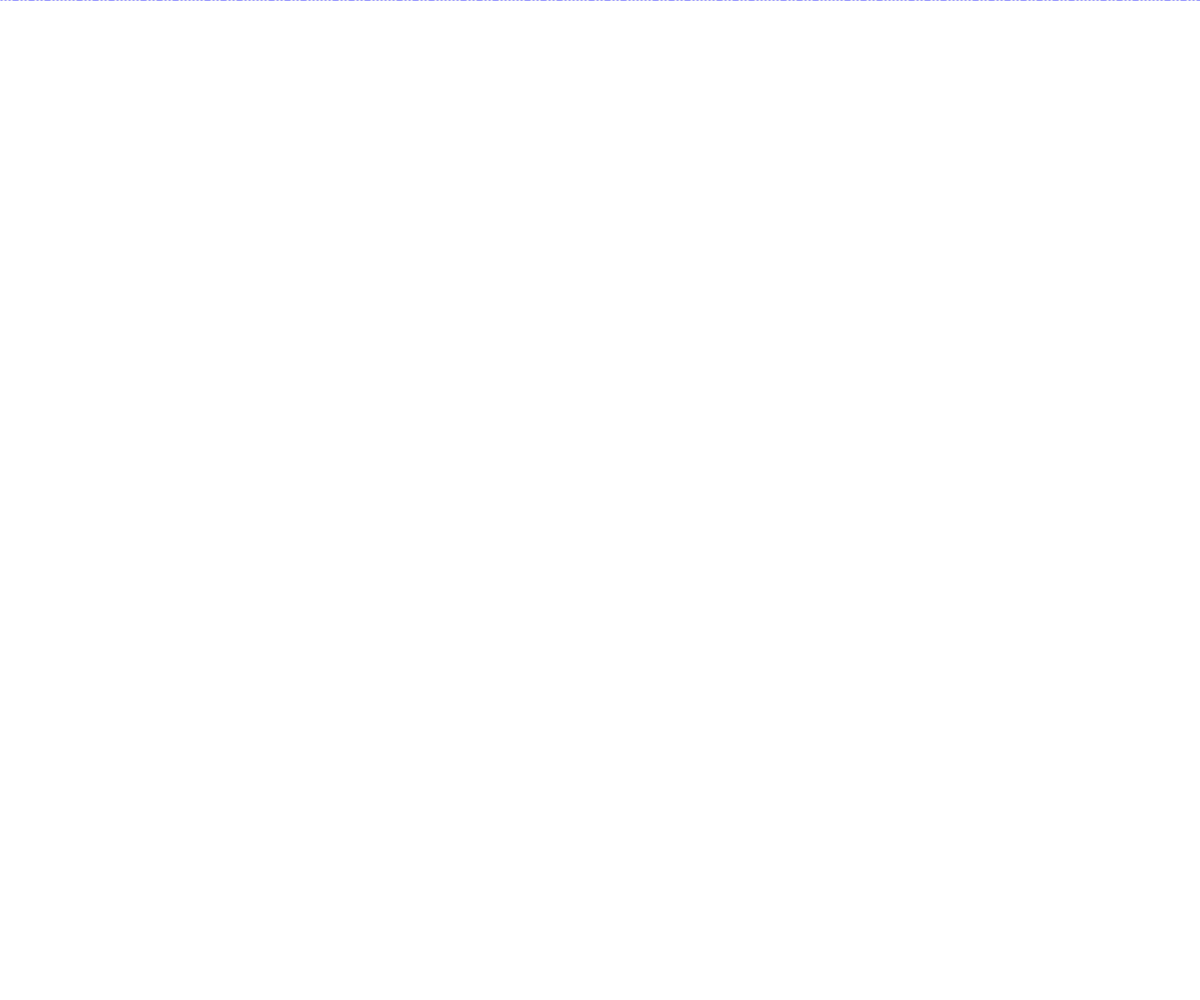
Frame 1 (no input)
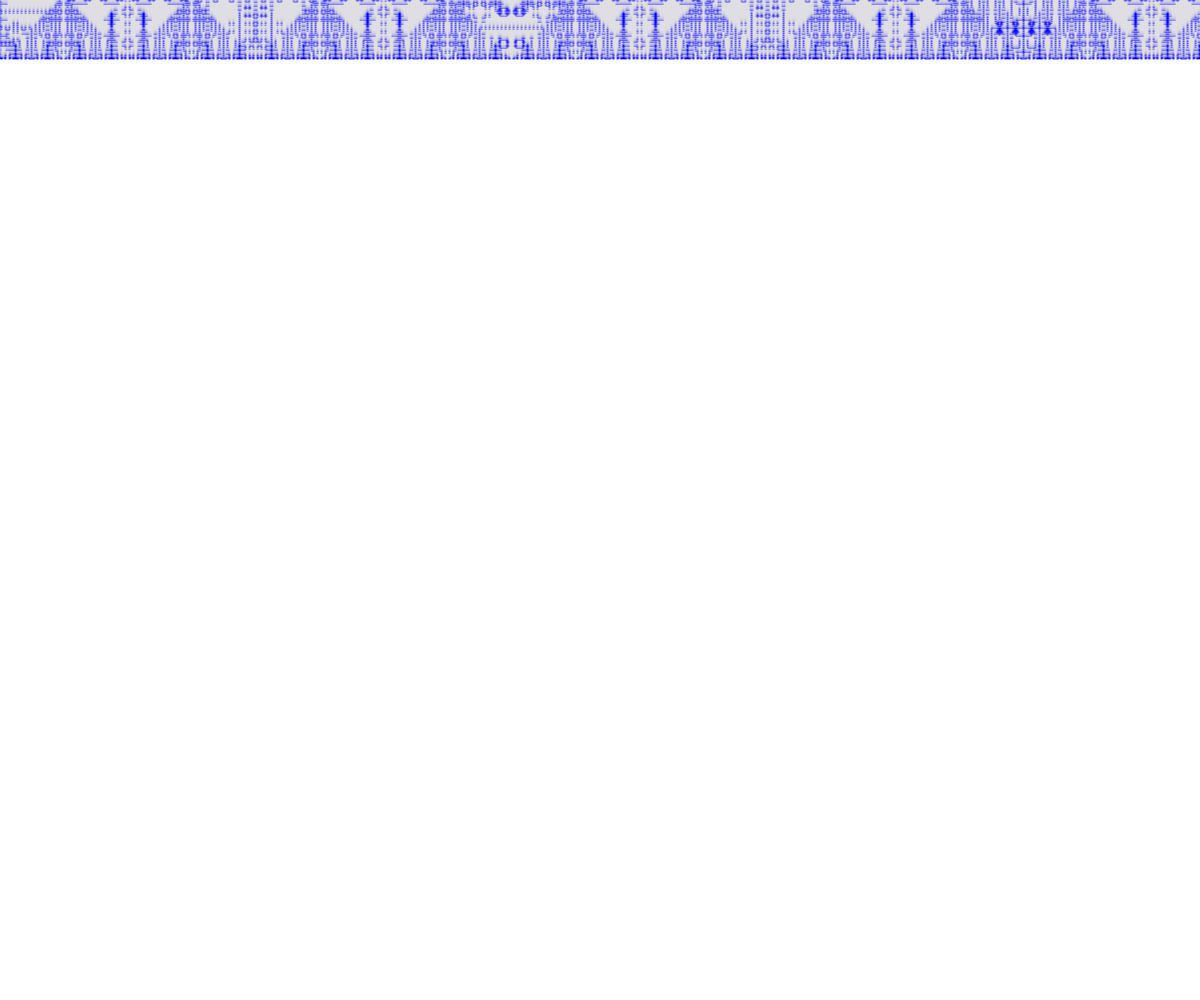
Frame 60 (no input)
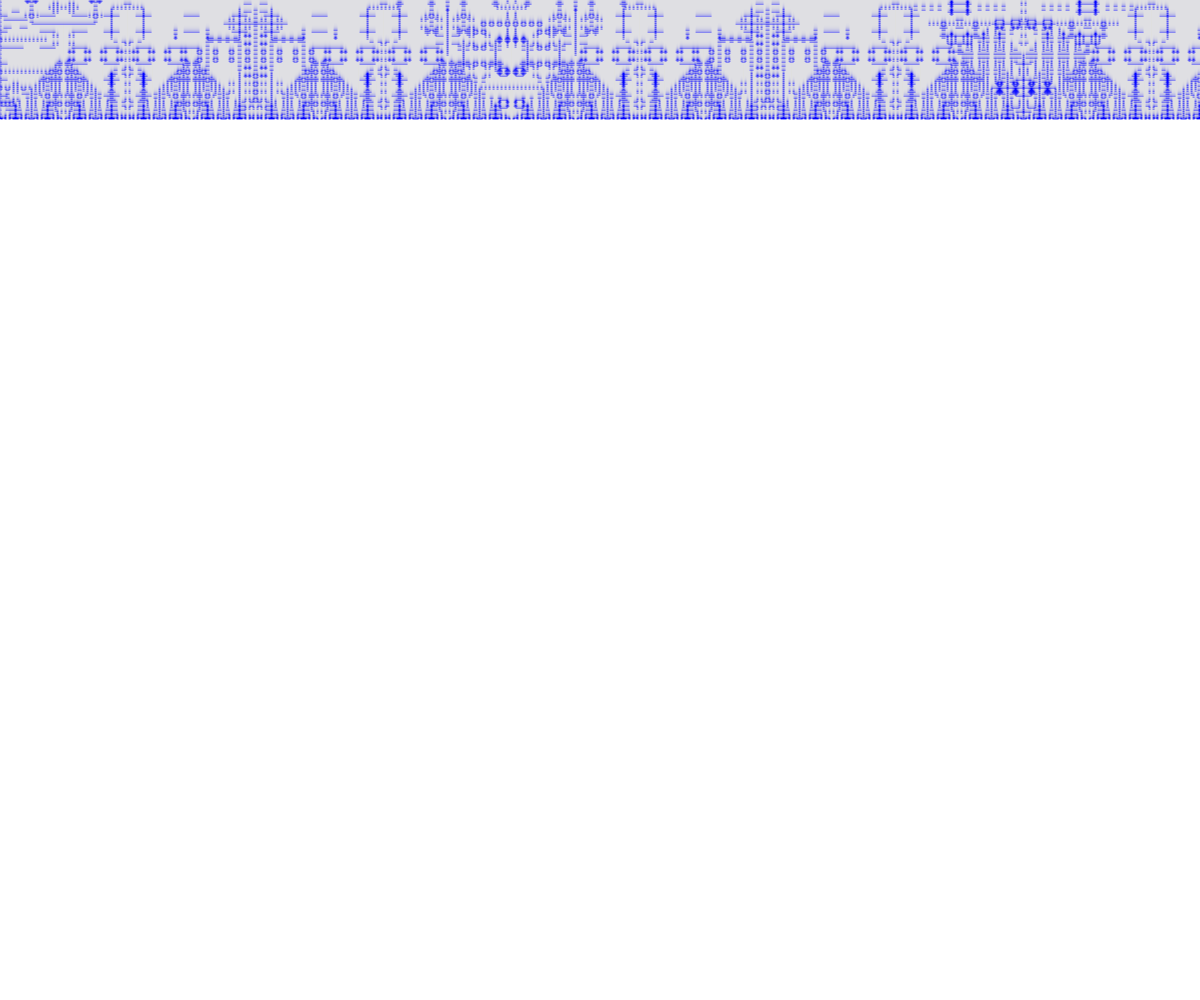
Frame 120 (the mouse pressed at the canvas centre since frame 60)

The p5.js sketch that drew these frames (run headless with seeded random() and noise() and a simulated clock; from frame 60 on, the mouse is pressed at the canvas centre):

// p5.js sketch
// ── sketch.js
/*global abs, color, copy, createCanvas, point, stroke*/

const config = {
  colors: ['blue', '#dfdfdf'],
  boundary: 97,
  divider: 997,
  exponent: 3,
  height: 1080,
  width: 1920,
}

let drawCounter = 0

function setup() {
  createCanvas(windowWidth, windowHeight)
}

function draw() {
  drawCounter++

  copy(0, 0, config.width, config.height, 0, 1, config.width, config.height)

  for (let horizontalCounter = config.width; --horizontalCounter; horizontalCounter > 0) {
    let strokeColor = getRandomColor(horizontalCounter, drawCounter)
    stroke(strokeColor)
    point(horizontalCounter, 0)
  }
}

function getRandomColor(horizontalCounter, drawCounter) {
  let base, colorDifferentiator, minus, plus, strokeColor

  minus = horizontalCounter - drawCounter
  plus = horizontalCounter + drawCounter

  base = minus ^ plus

  colorDifferentiator = abs(drawCounter + Math.pow(base, config.exponent))

  strokeColor = 1
  if (colorDifferentiator % config.divider < config.boundary) {
    strokeColor = 0
  }

  return color(config.colors[strokeColor])
}
